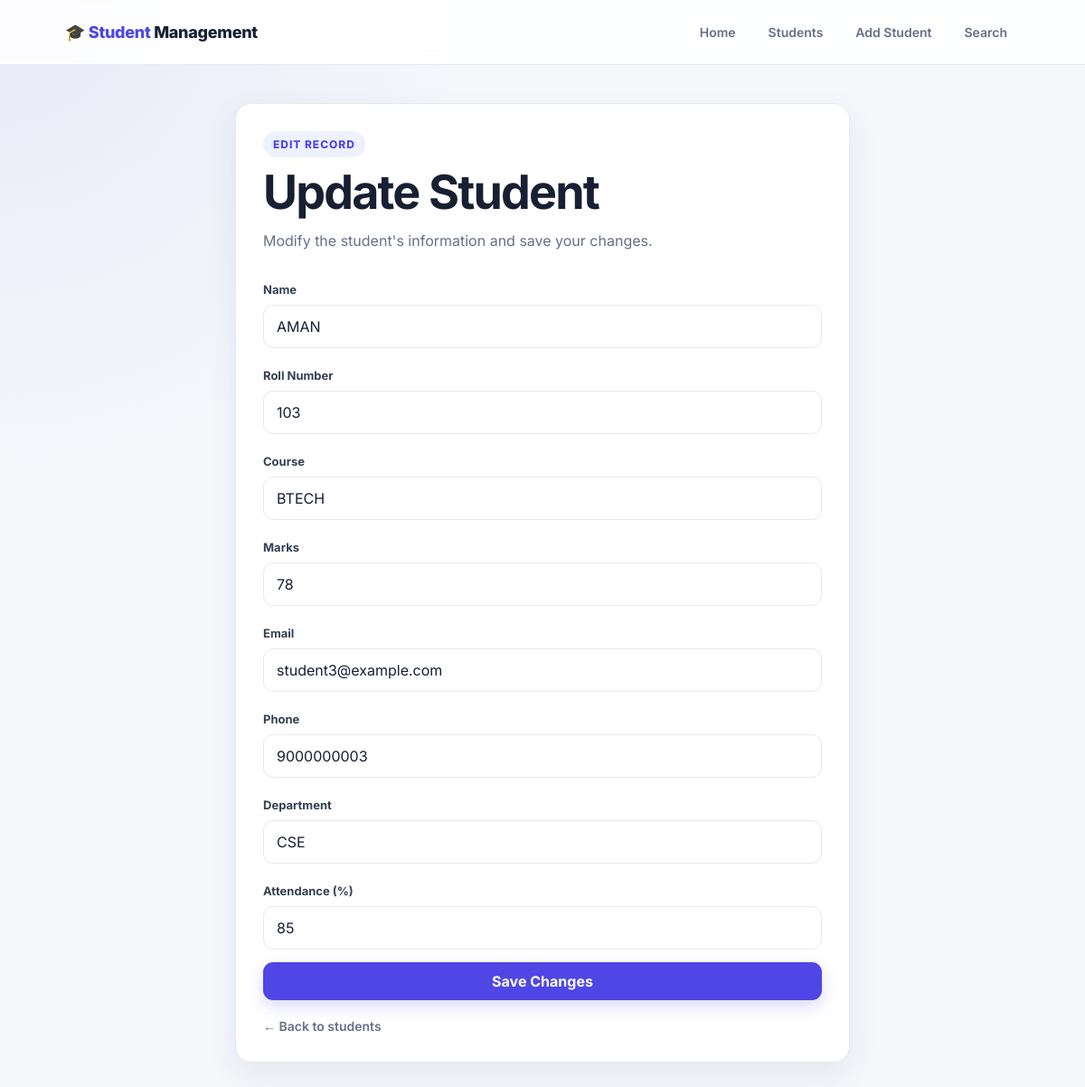
Page /update/3 on the committed database.
### tables this page shows
CREATE TABLE students (
    id INTEGER PRIMARY KEY AUTOINCREMENT,
    name TEXT NOT NULL,
    roll_no TEXT NOT NULL UNIQUE,
    course TEXT NOT NULL,
    marks INTEGER NOT NULL CHECK (marks >= 0 AND marks <= 100),
    email TEXT NOT NULL,
    phone TEXT NOT NULL,
    department TEXT NOT NULL,
    attendance INTEGER NOT NULL CHECK (attendance >= 0 AND attendance <= 100)
);

### app.py (the view, shortened to what this page needs)
@app.route("/update/<int:student_id>", methods=["GET", "POST"])
def update_student(student_id):
    conn = get_db_connection()
    student = conn.execute(
        "SELECT * FROM students WHERE id = ?",
        (student_id,)
    ).fetchone()
    if student is None:
        conn.close()
        flash("Student not found.", "error")
        return redirect(url_for("students"))
    conn.close()
    return render_template("update.html", student=student)

### app.py (called while the page is built)
def get_db_connection():
    conn = sqlite3.connect(DATABASE)
    conn.row_factory = sqlite3.Row
    return conn

### templates/update.html (shortened to what this page needs)
<!DOCTYPE html>
<html lang="en">
<head>
    <link rel="stylesheet" href="{{ url_for('static', filename='style.css') }}">
</head>
<body>
<nav class="navbar">
    <a class="logo" href="{{ url_for('index') }}">🎓 <span>Student</span> Management</a>
    <div class="nav-links">
        <a href="{{ url_for('index') }}">Home</a>
        <a href="{{ url_for('students') }}">Students</a>
        <a href="{{ url_for('add_student') }}">Add Student</a>
        <a href="{{ url_for('search') }}">Search</a>
    </div>
</nav>
<main class="form-container">
    <div class="form-card card">
        <span class="eyebrow">Edit Record</span>
        <h1>Update Student</h1>
        <p class="form-description">Modify the student's information and save your changes.</p>
        <form method="POST">
            <label for="name">Name</label>
            <input type="text" id="name" name="name" value="{{ student[1] }}" required>
            <label for="roll_no">Roll Number</label>
            <input type="text" id="roll_no" name="roll_no" value="{{ student[2] }}" required>
            <label for="course">Course</label>
            <input type="text" id="course" name="course" value="{{ student[3] }}" required>
            <label for="marks">Marks</label>
            <input type="number" id="marks" name="marks" value="{{ student[4] }}" min="0" max="100" required>
            <label for="email">Email</label>
            <input type="email" id="email" name="email" value="{{ student[5] }}" required>
            <label for="phone">Phone</label>
            <input type="tel" id="phone" name="phone" value="{{ student[6] }}" required>
            <label for="department">Department</label>
            <input type="text" id="department" name="department" value="{{ student[7] }}" required>
            <label for="attendance">Attendance (%)</label>
            <input type="number" id="attendance" name="attendance" value="{{ student[8] }}" min="0" max="100" required>
            <button type="submit">Save Changes</button>
        </form>
        <a class="back-link" href="{{ url_for('students') }}">← Back to students</a>
    </div>
</main>
</body>
</html>

### static/style.css (style rules this page uses)
:root { --bg: #f5f7fb; --surface: #ffffff; --surface-soft: #f8faff; --text: #172033; --muted: #667085; --primary: #4f46e5; --primary-dark: #3730a3; --primary-soft: #eef2ff; --success: #15803d; --success-soft: #ecfdf3; --danger: #dc2626; --danger-soft: #fef2f2; --border: #e6e9f0; --shadow: 0 12px 35px rgba(31, 41, 55, .08); --radius: 18px; }
* { box-sizing: border-box; }
body { margin: 0; min-height: 100vh; font-family: 'Inter', Arial, sans-serif; color: var(--text); background: radial-gradient(circle at top left, rgba(79,70,229,.08), transparent 30%), var(--bg); }
a { color: inherit; text-decoration: none; }
.navbar { height: 72px; padding: 0 6%; display: flex; align-items: center; justify-content: space-between; gap: 24px; background: rgba(255,255,255,.9); backdrop-filter: blur(14px); border-bottom: 1px solid var(--border); position: sticky; top: 0; z-index: 10; }
.logo { font-weight: 800; font-size: 18px; letter-spacing: -.3px; white-space: nowrap; }
.logo span { color: var(--primary); }
.nav-links { display: flex; align-items: center; gap: 8px; }
.nav-links a { padding: 10px 14px; border-radius: 10px; color: var(--muted); font-size: 14px; font-weight: 600; transition: .2s ease; }
.container, .form-container, .page-container { width: min(1120px, 92%); margin: 0 auto; }
.form-container { max-width: 680px; padding: 42px 0 70px; }
.eyebrow { display: inline-flex; padding: 7px 11px; border-radius: 999px; background: var(--primary-soft); color: var(--primary); font-size: 12px; font-weight: 800; text-transform: uppercase; letter-spacing: .08em; }
h1 { margin: 12px 0; font-size: clamp(32px, 5vw, 52px); line-height: 1.05; letter-spacing: -1.8px; }
.subtitle, .form-description { color: var(--muted); line-height: 1.7; margin: 0 0 24px; }
.hero-card, .card { background: var(--surface); border: 1px solid var(--border); border-radius: var(--radius); box-shadow: var(--shadow); }
.btn, button { border: 0; border-radius: 11px; padding: 11px 17px; font: inherit; font-weight: 700; cursor: pointer; transition: transform .15s ease, box-shadow .15s ease, background .15s ease; }
.btn-primary, button[type="submit"] { color: white; background: var(--primary); box-shadow: 0 7px 18px rgba(79,70,229,.2); }
.form-card { padding: 30px; }
form { display: grid; gap: 9px; }
label { margin-top: 8px; font-size: 13px; font-weight: 700; color: #344054; }
input { width: 100%; padding: 13px 14px; margin: 0 0 5px; border: 1px solid var(--border); border-radius: 11px; background: #fff; color: var(--text); font: inherit; outline: none; transition: .2s; }
.back-link { display: inline-flex; margin-top: 20px; color: var(--muted); font-weight: 600; font-size: 14px; }

### rows in the picture
students: name "AMAN", roll_no "103", course "BTECH", marks "78", email "student3@example.com", phone "9000000003", department "CSE", attendance "85"
